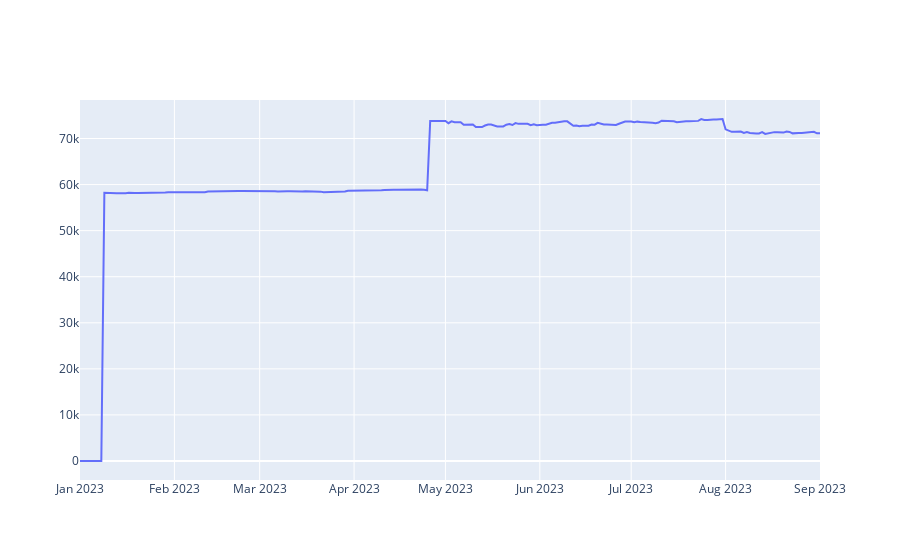

The notebook cell this image was saved under:
### Code cell
import plotly.graph_objects as go

fig = go.Figure()
fig.add_trace(go.Scatter(x=[d for d in pd.date_range(datetime.datetime(2023, 1, 1), datetime.datetime(2023, 9, 1))], y=vot, mode='lines'))
fig.show()

### Figure 1 — Plotly figure (JSON) as saved in the notebook; plotly's stock layout.template omitted (floating-point values rounded to 4 significant figures; data arrays with more than 128 entries replaced by an {"elided": "..."} marker saying what was removed)
{"data": [{"mode": "lines", "type": "scatter", "x": {"elided": "244 str values"}, "y": {"elided": "1705 float values"}}], "layout": {}}
